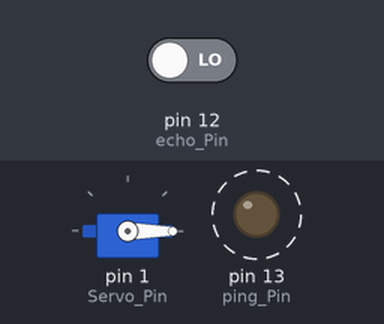
The sketch below on a simulated Arduino Uno, built with avr-gcc and run on an emulated ATmega328P. On the bench: servo, output pins drawn as LEDs (lit = HIGH). Dashed ring = blinking. Inputs (shaded band) come from the test bench; at power-on: pin 12 (echo_Pin) LOW.

Above: at 0.7 s.
Timing chart, 0 to 5.1 s (numbered marks = the images above):
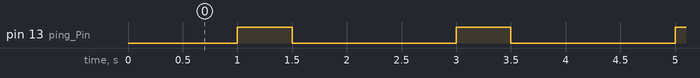

Measured:
- by itself, pin 13 (ping_Pin): alternates HIGH for 0.50 s and LOW for 1.5 s

The sketch:

DoorLocker.ino
```cpp
//v1.1 Change Notes:
//    -Changed Done to "bool" -Created Functions to make code more efficient -Fixed bug where door would lock when closed then quickly reopened

#define ping_Pin 13
#define echo_Pin 12

#include <Servo.h>


#define Servo_Pin 1
Servo s;
bool done = true;

long distance(void);
void lock(void);

void setup() {

    pinMode(echo_Pin, INPUT);
    pinMode(ping_Pin, OUTPUT);

    pinMode(Servo_Pin, OUTPUT); //Set servo pin to be an output
    s.attach(Servo_Pin);//attaches servo "s" to the correct pin
    s.write(0);
    delay(500);
}

void loop() {
   if(distance() > 10)
   {
    done = false;
    lock();
   }


//------------------------------------------------------------------
}

long distance(void)
{
  long duration, distance;

   digitalWrite(ping_Pin, LOW);
   delay(500);
   digitalWrite(ping_Pin, HIGH);
   delay(500);
   digitalWrite(ping_Pin, LOW);

   duration = pulseIn(echo_Pin, HIGH);
   distance = .0184*(duration)-.0624;

   return distance;
}

void lock(void)
{
while (!done)
  {
    if(distance() < 10)
    {
      delay(5000);
      if(distance() < 10)
      {
      for(int pos = 0; pos <= 180;pos++) //vary variable "pos" from 0 to 120
      {
        s.write(pos); // write current value of pos to servo
        delay(15);
      }
      }
      done = true;
    }
  }
    if (done == true)
    s.write(0);
}
```
